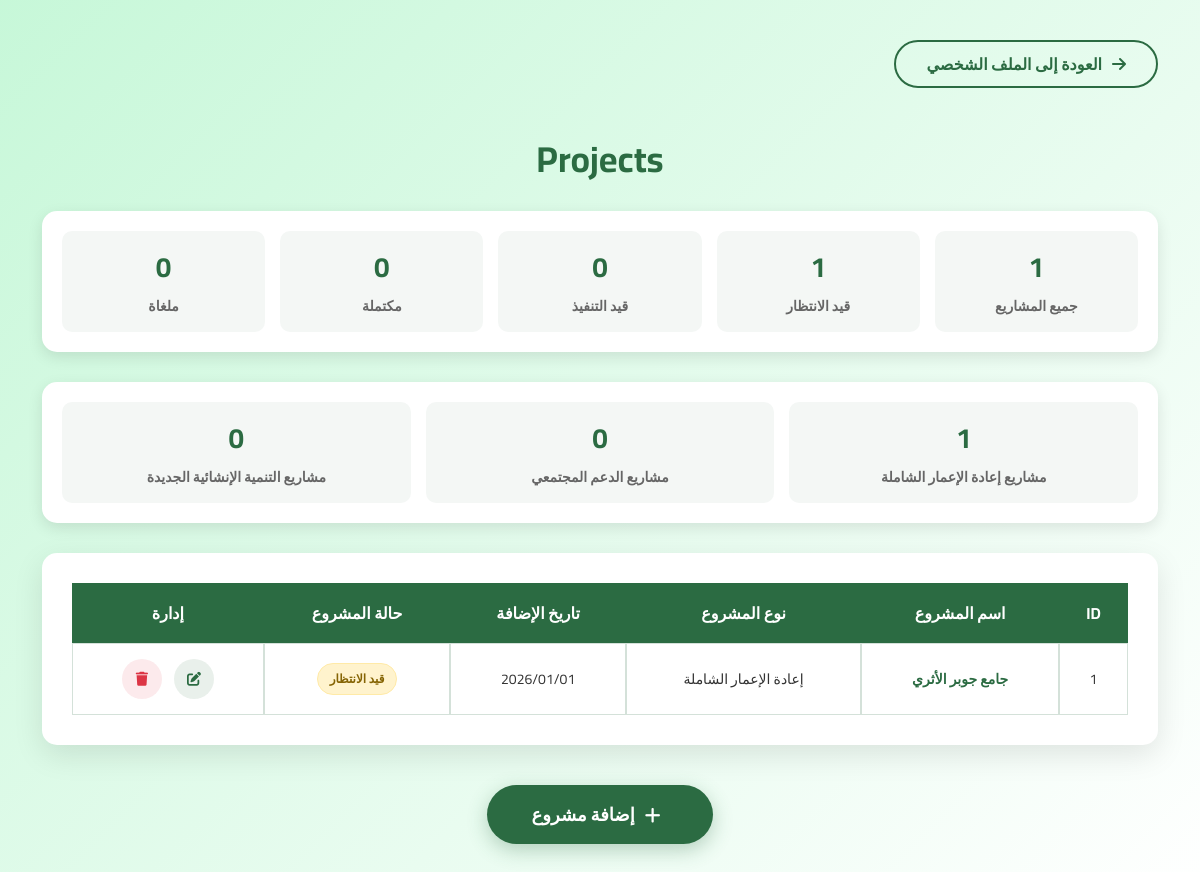
The page /projects/ (signed in) on the database its author committed.
### projects/models.py (models this page shows, shortened)
class Project(models.Model):
    PROJECT_TYPES = [
        ('comprehensive', 'إعادة الإعمار الشاملة'),
        ('community', 'الدعم المجتمعي'),
        ('development', 'التنمية الإنشائية الجديدة'),
    ]
    STATUS_CHOICES = [
        ('pending', 'قيد الانتظار'),
        ('in_progress', 'قيد التنفيذ'),
        ('completed', 'مكتمل'),
        ('cancelled', 'ملغى'),
    ]
    DAMAGE_TYPES = [
        ('total', 'كلي'),
        ('partial', 'جزئي'),
    ]
    GOVERNORATES = [
        ('damascus', 'دمشق'),
        ('aleppo', 'حلب'),
        ('homs', 'حمص'),
        ('hama', 'حماة'),
        ('latakia', 'اللاذقية'),
        ('tartus', 'طرطوس'),
        ('daraa', 'درعا'),
        ('as_suwayda', 'السويداء'),
        ('raqqa', 'الرقة'),
        ('deir_ez_zor', 'دير الزور'),
        ('hasakah', 'الحسكة'),
        ('idlib', 'إدلب'),
        ('rural_damascus', 'ريف دمشق'),
    ]
    name = models.CharField(max_length=200, verbose_name='اسم المشروع')
    project_type = models.CharField(max_length=50, choices=PROJECT_TYPES, verbose_name='نوع المشروع')
    description = models.TextField(verbose_name='وصف تفصيلي عن المشروع')
    damage_type = models.CharField(max_length=50, choices=DAMAGE_TYPES, verbose_name='نوع الضرر', blank=True, null=True)
    address = models.TextField(verbose_name='العنوان')
    governorate = models.CharField(max_length=50, choices=GOVERNORATES, verbose_name='المحافظة')
    latitude = models.DecimalField(max_digits=9, decimal_places=6, null=True, blank=True, verbose_name='خط العرض')
    longitude = models.DecimalField(max_digits=9, decimal_places=6, null=True, blank=True, verbose_name='خط الطول')
    image1 = models.ImageField(upload_to='project_images/', verbose_name='الصورة الأولى')
    image2 = models.ImageField(upload_to='project_images/', verbose_name='الصورة الثانية')
    image3 = models.ImageField(upload_to='project_images/', verbose_name='الصورة الثالثة')
    image4 = models.ImageField(upload_to='project_images/', verbose_name='الصورة الرابعة')
    estimated_cost = models.IntegerField( verbose_name='التكلفة المقدرة' , help_text='بالدولار الأمريكي (USD)')
    duration = models.CharField(max_length=100, blank=True, verbose_name='المدة المقدرة (بالأيام)')
    area = models.DecimalField(max_digits=10, decimal_places=2, null=True, blank=True, verbose_name='المساحة (م²)')
    priority_score = models.IntegerField(default=0, verbose_name='درجة الأولوية')
    status = models.CharField(max_length=20, choices=STATUS_CHOICES, default='pending', verbose_name='حالة المشروع')
    is_cancelled = models.BooleanField(default=False, verbose_name='ملغى نهائياً')
    created_by = models.ForeignKey(User, on_delete=models.CASCADE, related_name='created_projects', verbose_name='تم الإنشاء بواسطة')
    created_at = models.DateTimeField(auto_now_add=True, verbose_name='تاريخ الإنشاء')
    updated_at = models.DateTimeField(auto_now=True, verbose_name='تاريخ التحديث')
    contractor = models.ForeignKey(User, on_delete=models.SET_NULL, null=True, blank=True,related_name='contracted_projects',verbose_name='المتعهد المعين')
    class Meta:
        verbose_name = 'مشروع'
        verbose_name_plural = 'المشاريع'
        ordering = ['-created_at']

### projects/views.py (the view)
# urls.py: path('', views.project_list, name='project_list'),
@login_required
def project_list(request):
    if request.user.role != 'system_admin':
        messages.error(request, 'ليس لديك صلاحية الوصول لهذه الصفحة')
        return redirect('home:index')
    projects = Project.objects.all().order_by('-created_at')
    projects_count = projects.count()
    pending_count = projects.filter(status='pending', is_cancelled=False).count()
    in_progress_count = projects.filter(status='in_progress', is_cancelled=False).count()
    completed_count = projects.filter(status='completed', is_cancelled=False).count()
    cancelled_count = projects.filter(Q(status='cancelled') | Q(is_cancelled=True)).count()
    comprehensive_count = projects.filter(project_type='comprehensive').count()
    community_count = projects.filter(project_type='community').count()
    development_count = projects.filter(project_type='development').count()
    context = {
        'projects': projects,
        'projects_count': projects_count,
        'pending_count': pending_count,
        'in_progress_count': in_progress_count,
        'completed_count': completed_count,
        'cancelled_count': cancelled_count,
        'comprehensive_count': comprehensive_count,
        'community_count': community_count,
        'development_count': development_count,
        'hide_navbar': True
    }
    return render(request, 'projects/project_list.html', context)

### templates/projects/project_list.html (shortened to what this page needs)
{% extends 'base/base.html' %}
{% load static %}
{% block content %}
<div class="projects-management-page">
    <div class="container">
        <a href="{% url 'accounts:profile' %}" class="back-btn">
            <i class="fas fa-arrow-right"></i> العودة إلى الملف الشخصي
        </a>
        <h1 class="projects-title">Projects</h1>
        <div class="projects-stats">
            <div class="stat-item">
                <span class="stat-number">{{ projects_count }}</span>
                <span class="stat-label">جميع المشاريع</span>
            </div>
            <div class="stat-item">
                <span class="stat-number">{{ pending_count }}</span>
                <span class="stat-label">قيد الانتظار</span>
            </div>
            <div class="stat-item">
                <span class="stat-number">{{ in_progress_count }}</span>
                <span class="stat-label">قيد التنفيذ</span>
            </div>
            <div class="stat-item">
                <span class="stat-number">{{ completed_count }}</span>
                <span class="stat-label">مكتملة</span>
            </div>
            <div class="stat-item">
                <span class="stat-number">{{ cancelled_count }}</span><span class="stat-label">ملغاة</span>
            </div>
        </div>
<div class="projects-stats" style="margin-top: 30px;">
    <a href="{% url 'projects:project_by_type' 'comprehensive' %}" class="stat-item" style="text-decoration: none; color: inherit;">
        <span class="stat-number">{{ comprehensive_count }}</span>
        <span class="stat-label">مشاريع إعادة الإعمار الشاملة</span>
    </a>
    <a href="{% url 'projects:project_by_type' 'community' %}" class="stat-item" style="text-decoration: none; color: inherit;">
        <span class="stat-number">{{ community_count }}</span>
        <span class="stat-label">مشاريع الدعم المجتمعي</span>
    </a>
    <a href="{% url 'projects:project_by_type' 'development' %}" class="stat-item" style="text-decoration: none; color: inherit;">
        <span class="stat-number">{{ development_count }}</span>
        <span class="stat-label">مشاريع التنمية الإنشائية الجديدة</span>
    </a>
</div>
        <div class="projects-table-container">
            {% if projects %}
            <table class="projects-table">
                <thead>
                    <tr>
                        <th>ID</th>
                        <th>اسم المشروع</th>
                        <th>نوع المشروع</th>
                        <th>تاريخ الإضافة</th>
                        <th>حالة المشروع</th>
                        <th>إدارة</th>
                    </tr>
                </thead>
                <tbody>
                    {% for project in projects %}
                    <tr class="{% if project.is_cancelled %}cancelled-row{% endif %}">
                        <td>{{ project.id }}</td>
                        <td>
                            <a href="{% url 'projects:project_detail' project.pk %}" class="project-name-link {% if project.is_cancelled %}cancelled-project-name{% endif %}">
                                {{ project.name }}
                            </a>
                        </td>
                        <td>{{ project.get_project_type_display }}</td>
                        <td>{{ project.created_at|date:"Y/m/d" }}</td>
                        <td>
                            <span class="status-badge status-{{ project.status }} {% if project.is_cancelled %}status-cancelled{% endif %}">
                                {{ project.get_status_display }}
                            </span>
                        </td>
                        <td>
                            <div class="action-buttons">
                                 {% if not project.is_cancelled %}
                                <a href="{% url 'projects:project_update' project.pk %}"
                                   class="btn-edit"
                                   title="تعديل">
                                    <i class="fas fa-edit"></i>
                                </a>
                                {% else %}
                    <span class="btn-edit disabled" title="لا يمكن تعديل مشروع ملغى">
                        <i class="fas fa-edit"></i>
                    </span>
                    {% endif %}
                                  {% if not project.is_cancelled %}
                                <button class="btn-delete" title="حذف"
                                        onclick="showDeleteModal('{{ project.pk }}', '{{ project.name|escapejs }}')">
                                    <i class="fas fa-trash"></i>
                                </button>
                                {% else %}
                    <span class="btn-delete disabled" title="المشروع ملغى بالفعل">
                        <i class="fas fa-trash"></i>
                    </span>
                    {% endif %}
                            </div>
                        </td>
                    </tr>
                    {% endfor %}
                </tbody>
            </table>
            {% else %}
            <div class="no-projects">
                <i class="fas fa-folder-open"></i>
                <p>لا توجد مشاريع حالياً</p>
                <p class="text-muted mt-2">ابدأ بإضافة مشروع جديد بالضغط على زر "إضافة مشروع"</p>
            </div>
            {% endif %}
        </div>
        <div class="text-center mt-4">
            <a href="{% url 'projects:project_create' %}" class="add-project-btn">
                <i class="fas fa-plus me-2"></i>إضافة مشروع
            </a>
        </div>
    </div>
</div>
{% endblock %}

### static/css/style.css (style rules this page uses)
:root { --primary-color: #2b6b42; --primary-light: #3a8a57; --text-color: #333; --white: #ffffff; }
* { margin: 0; padding: 0; box-sizing: border-box; }
body { font-family: 'Cairo', 'IBM Plex Sans Arabic', sans-serif; direction: rtl; overflow-x: hidden; }

### templates/projects/project_list.html (style rules this page uses)
.projects-management-page { min-height: 100vh; background: linear-gradient(135deg, rgba(78, 231, 134, 0.316) 0%, rgba(255, 255, 255, 0.9) 100%); padding-top: 40px; padding-bottom: 60px; }
.projects-title { color: #2b6b42; text-align: center; margin: 20px 0 30px 0; font-size: 36px; font-weight: 700; font-family: 'Cairo', sans-serif; }
.projects-stats { background: white; border-radius: 15px; padding: 20px; box-shadow: 0 5px 15px rgba(0, 0, 0, 0.1); margin-bottom: 30px; display: flex; justify-content: space-between; flex-wrap: wrap; gap: 15px; }
.stat-item { text-align: center; flex: 1; min-width: 200px; padding: 15px; border-radius: 10px; background: rgba(43, 107, 66, 0.05); transition: all 0.3s; }
.stat-number { font-size: 28px; font-weight: 700; color: #2b6b42; display: block; margin-bottom: 5px; }
.stat-label { font-size: 14px; color: #666; font-weight: 600; }
.projects-table-container { background: white; border-radius: 15px; padding: 30px; box-shadow: 0 10px 30px rgba(0, 0, 0, 0.1); margin-bottom: 40px; overflow-x: auto; }
.projects-table { width: 100%; border-collapse: separate; border-spacing: 0; border: none; font-family: 'Cairo', sans-serif; }
.projects-table th { background-color: #2b6b42; color: white; padding: 18px 15px; text-align: center; font-weight: 700; font-size: 16px; border: none; position: sticky; top: 0; z-index: 10; }
.projects-table td { border: 1px solid rgba(43, 107, 66, 0.2); padding: 15px; text-align: center; color: #333; vertical-align: middle; font-size: 14px; }
.projects-table tr { transition: all 0.3s; }
.status-badge { padding: 6px 12px; border-radius: 20px; font-size: 12px; font-weight: 600; display: inline-block; }
.status-pending { background-color: #fff3cd; color: #856404; border: 1px solid #ffeaa7; }
.action-buttons { display: flex; justify-content: center; gap: 12px; }
.btn-edit, .btn-delete { width: 40px; height: 40px; border-radius: 50%; display: flex; align-items: center; justify-content: center; text-decoration: none; transition: all 0.3s; position: relative; cursor: pointer; border: none; }
.btn-edit { background: rgba(43, 107, 66, 0.1); color: #2b6b42; }
.btn-delete { background: rgba(220, 53, 69, 0.1); color: #dc3545; }
.btn-edit::after, .btn-delete::after { content: attr(title); position: absolute; top: -40px; left: 50%; transform: translateX(-50%); background: #333; color: white; padding: 6px 12px; border-radius: 6px; font-size: 12px; white-space: nowrap; opacity: 0; visibility: hidden; transition: all 0.3s; z-index: 1000; pointer-events: none; }
.add-project-btn { background-color: #2b6b42; color: white; border: none; border-radius: 50px; padding: 16px 45px; font-size: 18px; font-weight: 600; box-shadow: 0 6px 20px rgba(43, 107, 66, 0.3); transition: all 0.3s; text-decoration: none; display: inline-flex; align-items: center; justify-content: center; gap: 10px; font-family: 'Cairo', sans-serif; }
.project-name-link { color: #2b6b42; text-decoration: none; font-weight: 600; transition: all 0.3s; padding: 5px 0; display: inline-block; position: relative; }
.project-name-link::after { content: ''; position: absolute; bottom: 0; left: 0; width: 0; height: 2px; background: #2b6b42; transition: width 0.3s; }
.back-btn { background-color: transparent; color: #2b6b42; border: 2px solid #2b6b42; border-radius: 50px; padding: 10px 30px; font-size: 16px; font-weight: 600; transition: all 0.3s; text-decoration: none; display: inline-flex; align-items: center; gap: 10px; margin-bottom: 30px; }

### rows shown on the page
Project: id "1", name "جامع جوبر الأثري", project_type "إعادة الإعمار الشاملة", created_at "2026/01/01", status "قيد الانتظار", is_cancelled False (drawn)

### other values the page prints
{{ projects_count }} "1"
{{ pending_count }} "1"
{{ in_progress_count }} "0"
{{ completed_count }} "0"
{{ cancelled_count }} "0"
{{ comprehensive_count }} "1"
{{ community_count }} "0"
{{ development_count }} "0"
